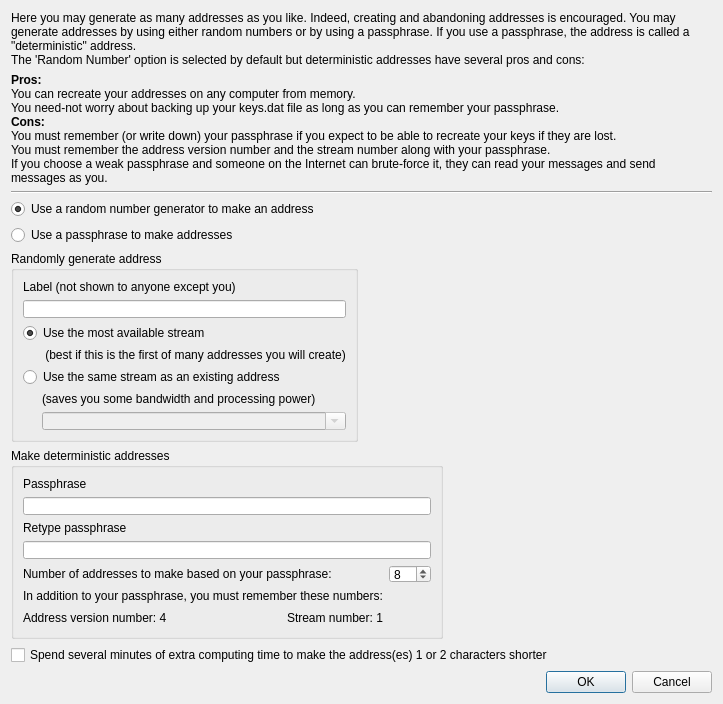
<?xml version="1.0" encoding="UTF-8"?>
<ui version="4.0">
 <class>NewAddressDialog</class>
 <widget class="QDialog" name="NewAddressDialog">
  <property name="geometry">
   <rect>
    <x>0</x>
    <y>0</y>
    <width>723</width>
    <height>704</height>
   </rect>
  </property>
  <property name="windowTitle">
   <string>Create new Address</string>
  </property>
  <layout class="QFormLayout" name="formLayout">
   <property name="fieldGrowthPolicy">
    <enum>QFormLayout::AllNonFixedFieldsGrow</enum>
   </property>
   <item row="0" column="0" colspan="2">
    <widget class="QLabel" name="label">
     <property name="text">
      <string>Here you may generate as many addresses as you like. Indeed, creating and abandoning addresses is encouraged. You may generate addresses by using either random numbers or by using a passphrase. If you use a passphrase, the address is called a &quot;deterministic&quot; address.
The 'Random Number' option is selected by default but deterministic addresses have several pros and cons:</string>
     </property>
     <property name="alignment">
      <set>Qt::AlignBottom|Qt::AlignLeading|Qt::AlignLeft</set>
     </property>
     <property name="wordWrap">
      <bool>true</bool>
     </property>
    </widget>
   </item>
   <item row="2" column="0" colspan="2">
    <widget class="QLabel" name="label_5">
     <property name="text">
      <string>&lt;html&gt;&lt;head/&gt;&lt;body&gt;&lt;p&gt;&lt;span style=&quot; font-weight:600;&quot;&gt;Pros:&lt;br/&gt;&lt;/span&gt;You can recreate your addresses on any computer from memory. &lt;br/&gt;You need-not worry about backing up your keys.dat file as long as you can remember your passphrase. &lt;br/&gt;&lt;span style=&quot; font-weight:600;&quot;&gt;Cons:&lt;br/&gt;&lt;/span&gt;You must remember (or write down) your passphrase if you expect to be able to recreate your keys if they are lost. &lt;br/&gt;You must remember the address version number and the stream number along with your passphrase. &lt;br/&gt;If you choose a weak passphrase and someone on the Internet can brute-force it, they can read your messages and send messages as you.&lt;/p&gt;&lt;/body&gt;&lt;/html&gt;</string>
     </property>
     <property name="wordWrap">
      <bool>true</bool>
     </property>
    </widget>
   </item>
   <item row="4" column="0" colspan="2">
    <widget class="Line" name="line">
     <property name="sizePolicy">
      <sizepolicy hsizetype="Preferred" vsizetype="Fixed">
       <horstretch>0</horstretch>
       <verstretch>0</verstretch>
      </sizepolicy>
     </property>
     <property name="minimumSize">
      <size>
       <width>100</width>
       <height>2</height>
      </size>
     </property>
     <property name="orientation">
      <enum>Qt::Horizontal</enum>
     </property>
    </widget>
   </item>
   <item row="5" column="0" colspan="2">
    <widget class="QRadioButton" name="radioButtonRandomAddress">
     <property name="text">
      <string>Use a random number generator to make an address</string>
     </property>
     <property name="checked">
      <bool>true</bool>
     </property>
     <attribute name="buttonGroup">
      <string notr="true">buttonGroup</string>
     </attribute>
    </widget>
   </item>
   <item row="6" column="0">
    <widget class="QRadioButton" name="radioButtonDeterministicAddress">
     <property name="text">
      <string>Use a passphrase to make addresses</string>
     </property>
     <attribute name="buttonGroup">
      <string notr="true">buttonGroup</string>
     </attribute>
    </widget>
   </item>
   <item row="9" column="0" colspan="2">
    <widget class="QCheckBox" name="checkBoxEighteenByteRipe">
     <property name="text">
      <string>Spend several minutes of extra computing time to make the address(es) 1 or 2 characters shorter</string>
     </property>
    </widget>
   </item>
   <item row="8" column="0">
    <widget class="QGroupBox" name="groupBoxDeterministic">
     <property name="title">
      <string>Make deterministic addresses</string>
     </property>
     <layout class="QGridLayout" name="gridLayout">
      <item row="6" column="0">
       <widget class="QLabel" name="label_9">
        <property name="text">
         <string>Address version number: 4</string>
        </property>
       </widget>
      </item>
      <item row="5" column="0" colspan="3">
       <widget class="QLabel" name="label_8">
        <property name="text">
         <string>In addition to your passphrase, you must remember these numbers:</string>
        </property>
       </widget>
      </item>
      <item row="4" column="3">
       <widget class="QSpinBox" name="spinBoxNumberOfAddressesToMake">
        <property name="minimum">
         <number>1</number>
        </property>
        <property name="value">
         <number>8</number>
        </property>
       </widget>
      </item>
      <item row="0" column="0">
       <widget class="QLabel" name="label_6">
        <property name="text">
         <string>Passphrase</string>
        </property>
       </widget>
      </item>
      <item row="4" column="0" colspan="3">
       <widget class="QLabel" name="label_11">
        <property name="text">
         <string>Number of addresses to make based on your passphrase:</string>
        </property>
       </widget>
      </item>
      <item row="6" column="1">
       <spacer name="horizontalSpacer">
        <property name="orientation">
         <enum>Qt::Horizontal</enum>
        </property>
        <property name="sizeHint" stdset="0">
         <size>
          <width>73</width>
          <height>20</height>
         </size>
        </property>
       </spacer>
      </item>
      <item row="6" column="2">
       <widget class="QLabel" name="label_10">
        <property name="text">
         <string>Stream number: 1</string>
        </property>
       </widget>
      </item>
      <item row="6" column="3">
       <spacer name="horizontalSpacer_2">
        <property name="orientation">
         <enum>Qt::Horizontal</enum>
        </property>
        <property name="sizeHint" stdset="0">
         <size>
          <width>42</width>
          <height>20</height>
         </size>
        </property>
       </spacer>
      </item>
      <item row="2" column="0">
       <widget class="QLabel" name="label_7">
        <property name="text">
         <string>Retype passphrase</string>
        </property>
       </widget>
      </item>
      <item row="3" column="0" colspan="4">
       <widget class="QLineEdit" name="lineEditPassphraseAgain">
        <property name="echoMode">
         <enum>QLineEdit::Password</enum>
        </property>
       </widget>
      </item>
      <item row="1" column="0" colspan="4">
       <widget class="QLineEdit" name="lineEditPassphrase">
        <property name="inputMethodHints">
         <set>Qt::ImhHiddenText|Qt::ImhNoAutoUppercase|Qt::ImhNoPredictiveText</set>
        </property>
        <property name="echoMode">
         <enum>QLineEdit::Password</enum>
        </property>
       </widget>
      </item>
     </layout>
    </widget>
   </item>
   <item row="7" column="0">
    <widget class="QGroupBox" name="groupBox">
     <property name="title">
      <string>Randomly generate address</string>
     </property>
     <layout class="QGridLayout" name="gridLayout_2">
      <item row="0" column="0" colspan="2">
       <widget class="QLabel" name="label_2">
        <property name="text">
         <string>Label (not shown to anyone except you)</string>
        </property>
       </widget>
      </item>
      <item row="1" column="0" colspan="2">
       <widget class="QLineEdit" name="newaddresslabel"/>
      </item>
      <item row="2" column="0" colspan="2">
       <widget class="QRadioButton" name="radioButtonMostAvailable">
        <property name="text">
         <string>Use the most available stream</string>
        </property>
        <property name="checked">
         <bool>true</bool>
        </property>
       </widget>
      </item>
      <item row="3" column="1">
       <widget class="QLabel" name="label_3">
        <property name="text">
         <string> (best if this is the first of many addresses you will create)</string>
        </property>
        <property name="alignment">
         <set>Qt::AlignLeading|Qt::AlignLeft|Qt::AlignTop</set>
        </property>
       </widget>
      </item>
      <item row="4" column="0" colspan="2">
       <widget class="QRadioButton" name="radioButtonExisting">
        <property name="text">
         <string>Use the same stream as an existing address</string>
        </property>
        <property name="checked">
         <bool>false</bool>
        </property>
       </widget>
      </item>
      <item row="5" column="1">
       <widget class="QLabel" name="label_4">
        <property name="text">
         <string>(saves you some bandwidth and processing power)</string>
        </property>
        <property name="alignment">
         <set>Qt::AlignLeading|Qt::AlignLeft|Qt::AlignTop</set>
        </property>
       </widget>
      </item>
      <item row="6" column="0">
       <spacer name="horizontalSpacer_3">
        <property name="orientation">
         <enum>Qt::Horizontal</enum>
        </property>
        <property name="sizeHint" stdset="0">
         <size>
          <width>13</width>
          <height>20</height>
         </size>
        </property>
       </spacer>
      </item>
      <item row="6" column="1">
       <widget class="QComboBox" name="comboBoxExisting">
        <property name="enabled">
         <bool>false</bool>
        </property>
        <property name="editable">
         <bool>true</bool>
        </property>
       </widget>
      </item>
     </layout>
     <zorder>comboBoxExisting</zorder>
     <zorder>label_3</zorder>
     <zorder>radioButtonExisting</zorder>
     <zorder>newaddresslabel</zorder>
     <zorder>label_4</zorder>
     <zorder>radioButtonMostAvailable</zorder>
     <zorder>label_2</zorder>
     <zorder>horizontalSpacer_3</zorder>
    </widget>
   </item>
   <item row="10" column="0" colspan="2">
    <widget class="QDialogButtonBox" name="buttonBox">
     <property name="sizePolicy">
      <sizepolicy hsizetype="MinimumExpanding" vsizetype="MinimumExpanding">
       <horstretch>0</horstretch>
       <verstretch>0</verstretch>
      </sizepolicy>
     </property>
     <property name="minimumSize">
      <size>
       <width>160</width>
       <height>0</height>
      </size>
     </property>
     <property name="orientation">
      <enum>Qt::Horizontal</enum>
     </property>
     <property name="standardButtons">
      <set>QDialogButtonBox::Cancel|QDialogButtonBox::Ok</set>
     </property>
    </widget>
   </item>
  </layout>
 </widget>
 <tabstops>
  <tabstop>radioButtonRandomAddress</tabstop>
  <tabstop>radioButtonDeterministicAddress</tabstop>
  <tabstop>newaddresslabel</tabstop>
  <tabstop>radioButtonMostAvailable</tabstop>
  <tabstop>radioButtonExisting</tabstop>
  <tabstop>comboBoxExisting</tabstop>
  <tabstop>lineEditPassphrase</tabstop>
  <tabstop>lineEditPassphraseAgain</tabstop>
  <tabstop>spinBoxNumberOfAddressesToMake</tabstop>
  <tabstop>checkBoxEighteenByteRipe</tabstop>
  <tabstop>buttonBox</tabstop>
 </tabstops>
 <resources/>
 <connections>
  <connection>
   <sender>buttonBox</sender>
   <signal>accepted()</signal>
   <receiver>NewAddressDialog</receiver>
   <slot>accept()</slot>
   <hints>
    <hint type="sourcelabel">
     <x>580</x>
     <y>644</y>
    </hint>
    <hint type="destinationlabel">
     <x>157</x>
     <y>256</y>
    </hint>
   </hints>
  </connection>
  <connection>
   <sender>buttonBox</sender>
   <signal>rejected()</signal>
   <receiver>NewAddressDialog</receiver>
   <slot>reject()</slot>
   <hints>
    <hint type="sourcelabel">
     <x>580</x>
     <y>650</y>
    </hint>
    <hint type="destinationlabel">
     <x>286</x>
     <y>256</y>
    </hint>
   </hints>
  </connection>
  <connection>
   <sender>radioButtonExisting</sender>
   <signal>toggled(bool)</signal>
   <receiver>comboBoxExisting</receiver>
   <slot>setEnabled(bool)</slot>
   <hints>
    <hint type="sourcelabel">
     <x>60</x>
     <y>349</y>
    </hint>
    <hint type="destinationlabel">
     <x>148</x>
     <y>394</y>
    </hint>
   </hints>
  </connection>
  <connection>
   <sender>radioButtonDeterministicAddress</sender>
   <signal>toggled(bool)</signal>
   <receiver>groupBoxDeterministic</receiver>
   <slot>setVisible(bool)</slot>
   <hints>
    <hint type="sourcelabel">
     <x>92</x>
     <y>213</y>
    </hint>
    <hint type="destinationlabel">
     <x>277</x>
     <y>601</y>
    </hint>
   </hints>
  </connection>
  <connection>
   <sender>radioButtonRandomAddress</sender>
   <signal>toggled(bool)</signal>
   <receiver>groupBox</receiver>
   <slot>setVisible(bool)</slot>
   <hints>
    <hint type="sourcelabel">
     <x>72</x>
     <y>189</y>
    </hint>
    <hint type="destinationlabel">
     <x>68</x>
     <y>268</y>
    </hint>
   </hints>
  </connection>
 </connections>
 <buttongroups>
  <buttongroup name="buttonGroup"/>
 </buttongroups>
</ui>
